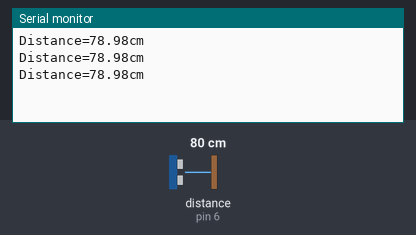
Recording of a sketch running on a simulated Arduino Uno, built with avr-gcc and run on an emulated ATmega328P. On the bench: the last lines printed to the serial monitor. Wiring (inferred from the names in the program): ultrasonic range finder: trigger pin 7; echo pin 6. The inputs (shaded band) are chosen by the test bench; at power-on: distance to the obstacle (sensor on pin 6) 80 cm. The echo pulse lasts 58.3 µs per cm.

Above: at 1.3 s.
1.4 s: distance to the obstacle (sensor on pin 6) set to 2 cm
At 1.9 s:
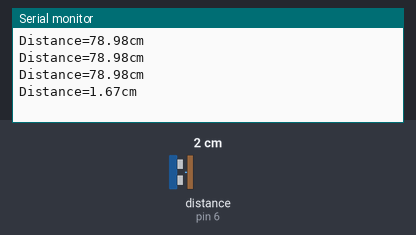
2.9 s: distance to the obstacle (sensor on pin 6) set to 4 cm
At 3.4 s:
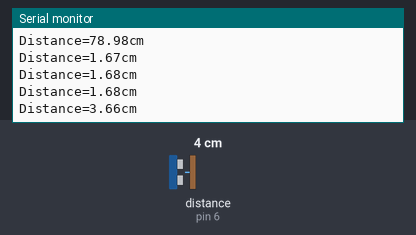
Timing chart, 0 to 5.9 s (numbered marks = the images above; inputs shaded):
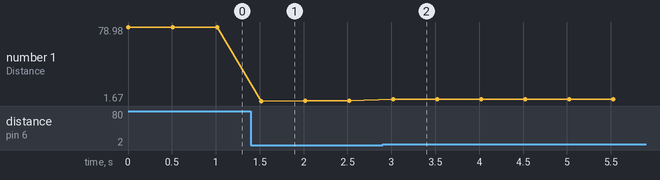

The sketch:

3-1.ino
```cpp
#define echoPin 6
#define trigPin 7

double Duration = 0;
double Distance = 0;

void setup() {
  Serial.begin(9600);
  pinMode(echoPin,INPUT);
  pinMode(trigPin,OUTPUT);
}

void loop() {
  digitalWrite(trigPin,LOW);
  delayMicroseconds(2);
  digitalWrite(trigPin,HIGH);
  delayMicroseconds(10);
  digitalWrite(trigPin,LOW);
  Duration=pulseIn(echoPin,HIGH);
  if(Duration>0){
    Duration=Duration/2;
    //距離に変換
    Distance=Duration*340*100/1000000;
    Serial.print("Distance=");
    Serial.print(Distance);
    Serial.println("cm");
  }
  delay(500);
  }
```

Measured:
- after the input at 1.4 s, the serial monitor: prints a new line after 0.12 s (image 1)
- after the input at 2.9 s, the serial monitor: prints a new line after 0.12 s (image 2)
- plotted number 1: 78.98 → 1.68 after the input at 1.4 s, 1.68 → 3.66 after the input at 2.9 s
